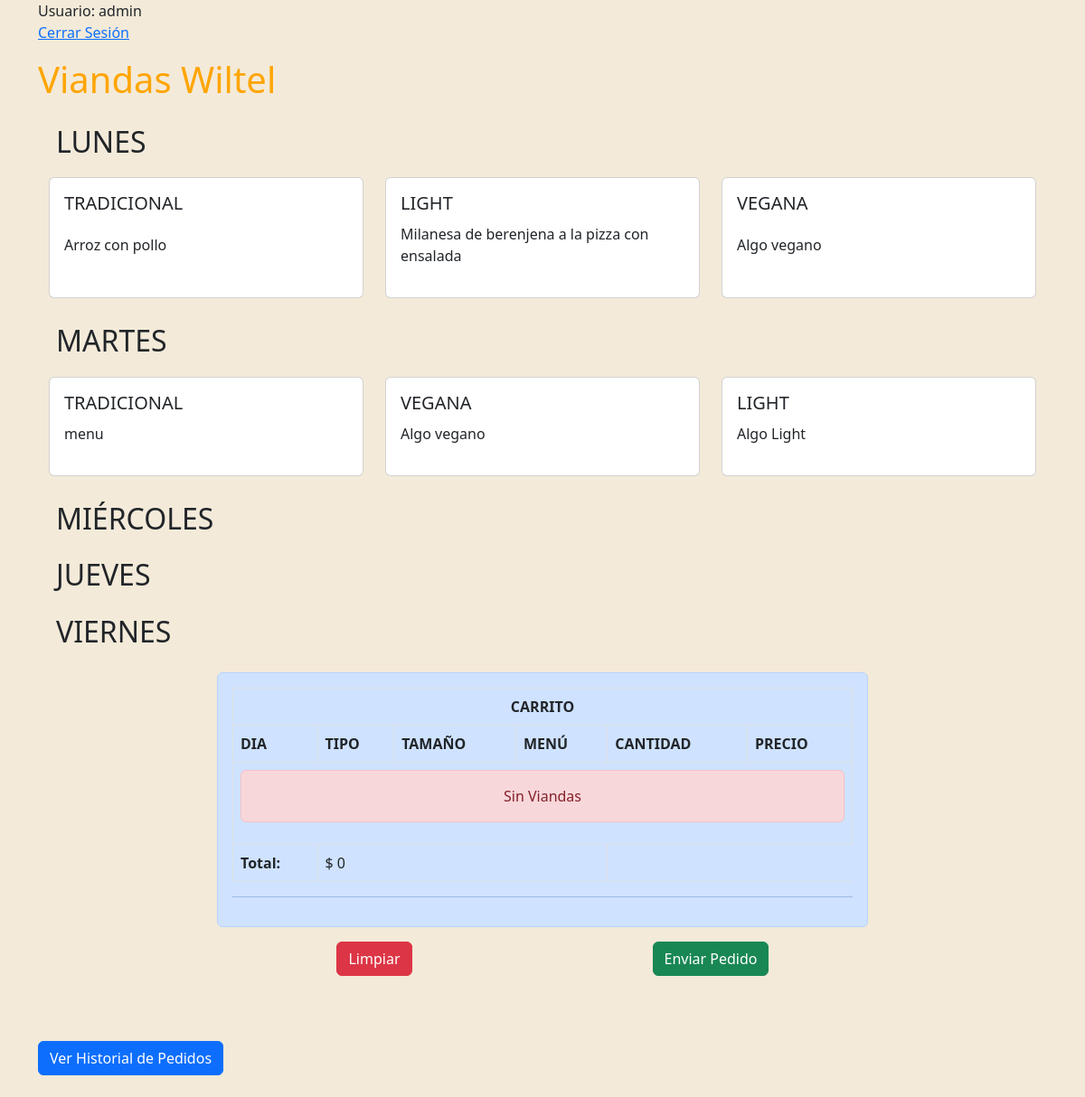
The app's page / (signed in), older data.
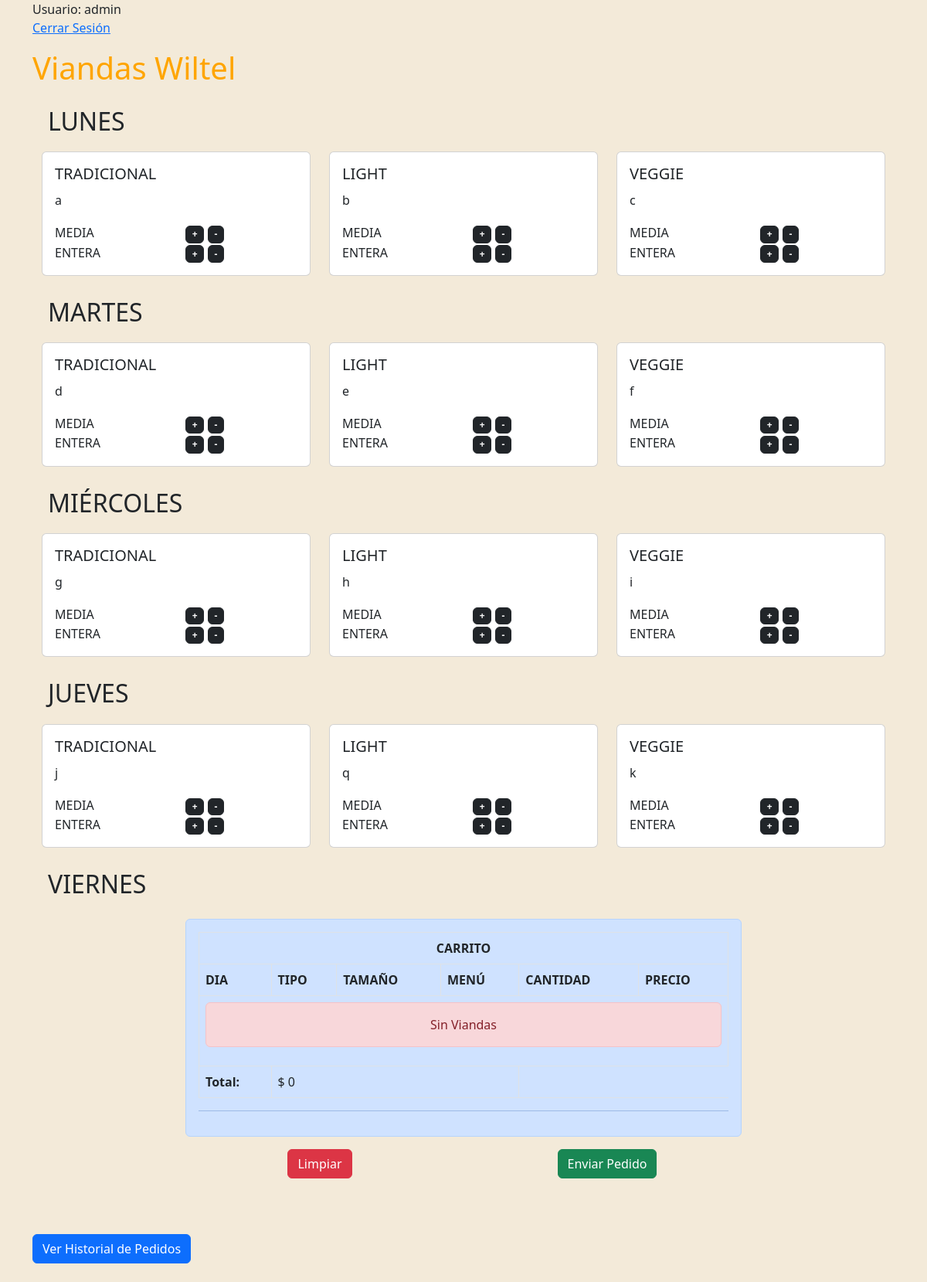
The same page, newer data.
### Cometela/models.py (models this page shows, shortened)
class Vianda(models.Model):
    DIAS = (
        ('LUNES', 'Lunes'),
        ('MARTES', 'Martes'),
        ('MIERCOLES', 'Miercoles'),
        ('JUEVES', 'Jueves'),
        ('VIERNES', 'Viernes')
    )
    dia = models.CharField(choices= DIAS, null=False, max_length=20)
    fecha = models.DateField(null=True)
    descripcion = models.CharField(max_length=250)
    Estados = (
        ('ACTIVA', 'Activa'),
        ('INACTIVA', 'Inactiva')
    )
    estado = models.CharField(choices= Estados, max_length=20, null = True)
    Tipos = (
        ('TRADICIONAL', 'Tradicional'),
        ('VEGGIE', 'Veggie'),
        ('LIGHT', 'Light')
    )
    tipo = models.CharField(choices= Tipos, max_length=20)

class Tamaño(models.Model):
    Tamaños = (
        ('MEDIA', 'Media'),
        ('ENTERA', 'Entera')
    )
    tamaño = models.CharField(choices= Tamaños, max_length=20, null=True)
    precio = models.IntegerField(default=0)
    Estados = (
        ('ACTIVA', 'Activa'),
        ('INACTIVA', 'Inactiva')
    )
    estado = models.CharField(choices= Estados, max_length=20, null = True)

class ViandaTamaño(models.Model):
    vianda = models.ForeignKey(Vianda, on_delete=models.CASCADE)
    tamaño = models.ForeignKey(Tamaño, on_delete=models.CASCADE)

### Cometela/views.py (the view)
# urls.py: path('', tienda, name = "Tienda"),
@login_required(login_url="/autenticacion/iniciar_sesion")
def tienda(request):
    if (es_rrhh(request.user)):
        return rrhh(request)
    if (tiene_pedido_activo(request.user)):
        return render(request, "pedido_realizado.html")
    if (existen_viandas_activas() == False):
        return render(request, "fuera_de_termino.html")
    viandas = Vianda.objects.filter(estado='ACTIVA')
    tamaños = Tamaño.objects.filter(estado='ACTIVA')
    viandas_tamaños = ViandaTamaño.objects.all()
    viandas_tamaños_activas = []
    for x in viandas_tamaños:
        if x.vianda.estado == 'ACTIVA':
            viandas_tamaños_activas.append(x)
    dias = ['LUNES', 'MARTES', 'MIERCOLES', 'JUEVES', 'VIERNES']
    return render(request, "viandas.html", {'viandas': viandas, 'tamaños': tamaños, 'viandas_tamaños': viandas_tamaños_activas, 'dias':dias})

### Cometela/context_processor.py (called while the page is built)
def total_carrito(request):
    total = 0
    if request.user.is_authenticated:
        if "carrito" in request.session.keys():
            for key, value in request.session["carrito"].items():
                total += int(value["acumulado"])
    return {"total_carrito": total}

### Cometela/views.py (called while the page is built)
def tiene_pedido_activo(user):
    pedidos = Pedido.objects.filter(user=user).filter(estado='ACTIVO')
    if len(pedidos) == 1:
        return True
    return False

def existen_viandas_activas():
    viandas_activas = Vianda.objects.filter(estado='ACTIVA')
    if len(viandas_activas) > 0:
        return True
    return False

def es_rrhh(user):
    return user.groups.filter(name__in=['RRHH'])

### Cometela/templates/viandas.html (shortened to what this page needs)
{% extends 'base.html' %}
{% block contents %}
<div class="container ">
    <div class="row justify-content-center">
        <div class="col-lg-12">
            {% include "menus_normal.html" %}
        </div>
        <div class="col-lg-8 mb-5">
            {% include "carrito.html" %}
        </div>
    </div>
</div>
<div>
    <a href="{% url 'mostrar_pedidos' %}" class="btn btn-primary mt-4 mb-4">Ver Historial de Pedidos</a>
</div>
{% endblock %}

### Cometela/templates/menus_normal.html (shortened to what this page needs)
<div class="row" style="padding: 10px 0;">
    <div class="col-12">
        <div class="row">
            {% for dia in dias %}
                <div class="m-2">
                    {% if dia != 'MIERCOLES' %}
                        <h2>{{dia}}</h2>
                    {% else %}
                        <h2>MIÉRCOLES</h2>
                    {% endif %}
                </div>
                {% for vianda in viandas %}
                    {% if vianda.descripcion != '-' and vianda.dia == dia %}
                    <div class="col-lg-4 mb-4">
                        <div class="card mt-1  h-100" >
                            <div class="card-body  d-flex flex-column justify-content-between">
                                <h5 class="card-title">{{vianda.tipo}}</h5>
                                <p class="card-text">{{vianda.descripcion}}</p>
                                <div class="row">
                                    {% for tamaño in tamaños %}
                                    {% for vianda_tamaño in viandas_tamaños %}
                                    {% if vianda_tamaño.vianda == vianda and vianda_tamaño.tamaño == tamaño %}
                                        <div class="w-50">{{tamaño.tamaño}}</div>
                                        <div class="w-50">
                                            <button class="badge btn btn-dark badge-dark" onclick="Agregar('{{vianda_tamaño.id}}')" id="btnAgregar">+</button>
                                            <button class="badge btn btn-dark badge-dark" onclick="Restar('{{vianda_tamaño.id}}')" id="btnRestar">-</button>
                                        </div>
                                    {% endif %}
                                    {% endfor %}
                                    {% endfor %}
                                </div>
                            </div>
                        </div>
                    </div>
                    {% endif %}
                {% endfor %}
            {% endfor %}
        </div>
    </div>
</div>

Row changes from the older to the newer data that the page shows:
removed Vianda: tipo "TRADICIONAL", descripcion "Arroz con pollo", shown under "LUNES"
removed Vianda: tipo "LIGHT", descripcion "Milanesa de berenjena a la pizza con ensalada", shown under "LUNES"
removed Vianda: tipo "VEGANA", descripcion "Algo vegano", shown under "LUNES"
removed Vianda: tipo "TRADICIONAL", descripcion "menu", shown under "MARTES"
removed Vianda: tipo "VEGANA", descripcion "Algo vegano", shown under "MARTES"
removed Vianda: tipo "LIGHT", descripcion "Algo Light", shown under "MARTES"
added Vianda: tipo "TRADICIONAL", descripcion "a", shown under "LUNES"
added Tamaño: tamaño "MEDIA"
added Tamaño: tamaño "ENTERA"
added Vianda: tipo "LIGHT", descripcion "b", shown under "LUNES"
added Vianda: tipo "VEGGIE", descripcion "c", shown under "LUNES"
added Vianda: tipo "TRADICIONAL", descripcion "d", shown under "MARTES"
added Vianda: tipo "LIGHT", descripcion "e", shown under "MARTES"
added Vianda: tipo "VEGGIE", descripcion "f", shown under "MARTES"
added Vianda: tipo "TRADICIONAL", descripcion "g"
added Vianda: tipo "LIGHT", descripcion "h"
added Vianda: tipo "VEGGIE", descripcion "i"
added Vianda: tipo "TRADICIONAL", descripcion "j", shown under "JUEVES"
added Vianda: tipo "LIGHT", descripcion "q", shown under "JUEVES"
added Vianda: tipo "VEGGIE", descripcion "k", shown under "JUEVES"
